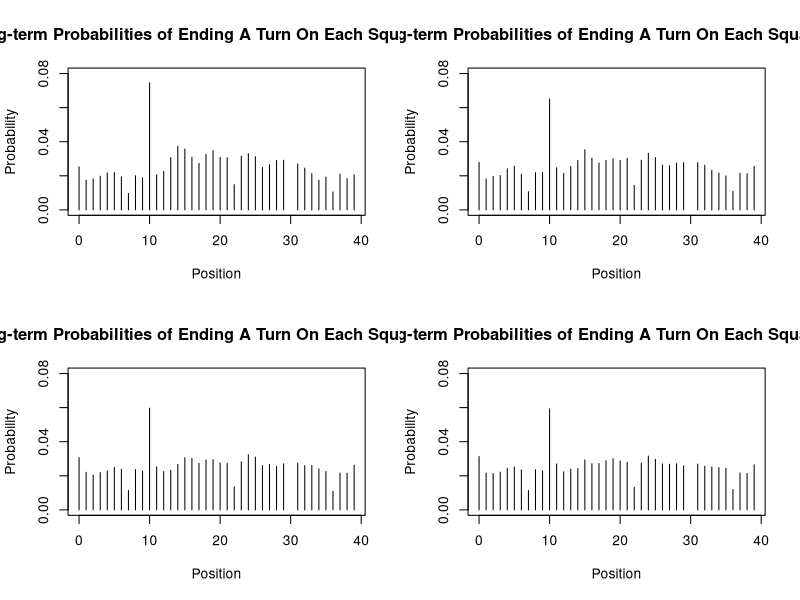

The R script that drew this image: (Note: a time limit stopped this script after it produced the figure.)
#
# a function that simulates n turns with a d sided dice
simulate_monopoly=function(n,d){
  chance_pos=sample(0:15,1) #shuffle the CH pile
  CC_pos=sample(0:15,1) # shuffle the CC pile
  position=0 # set the default
  doubles=0 # set the default
  save_pos=numeric(n+1) # set the default
  for (i in 1:n){   # loop for n turns
    dice1=sample(1:d,1) # throw the dice1
    dice2=sample(1:d,1) # throw the dice2
    if (dice1==dice2){    # count the doubles
      doubles=doubles+1
    }else{
      doubles=0
    }
    if (doubles>2){ # if doubles >2, then go to jail
      position=10
      doubles=0
    }else {
      position=(dice1+dice2+position)%%40 # get the position

      if (position==2|position==17|position==33){  # landing on CC and picking a card
        CC=c(0,10)
        CC_pos=(CC_pos)%%16+1
        if (CC_pos<2){
          position=CC[CC_pos]
        }
      }
      if (position==7|position==22|position==36){ # landing on CH and picking a card
        chance=c(0,10,11,24,39,5)
        chance_pos=(chance_pos)%%16+1
        if (chance_pos<6){
          position=chance[chance_pos]
        }
        if (chance_pos==6|chance_pos==7){
          if (position==7){
            position=15
          }
          if (position==22){
            position=25
          }
          if (position==36){
            position=5
          }
        }
        if (chance_pos==8){
          if (position==12){
            position=28
          }
          if (position==28){
            position=12
          }
        }
        if (chance_pos==9){
          position=position-3
        }
        
      }
      if (position==30){ # landing on G2J and go to jail
        position=10
      }
      
    }
    save_pos[i+1]=position # save the current position
  }
  save_pos
}

table(simulate_monopoly(1000,6))
a=as.data.frame(prop.table(table(simulate_monopoly(1000,6))))
a
sum(a$Freq)

#

# esimate the long-term probabilities of ending a turn on each square
estimate_monopoly=function(pos){
  df=as.data.frame(prop.table(table(pos)))
  df$pos=as.numeric(as.character(df$pos))
  df
}

# the long-term probabilities of ending a turn on each square for different sided dices
prob_3side=estimate_monopoly(simulate_monopoly(100000,3)) 
prob_4side=estimate_monopoly(simulate_monopoly(100000,4))
prob_4side[order(-prob_4side$Freq),] # order the long-term probabilities of 4 sided dice
prob_5side=estimate_monopoly(simulate_monopoly(100000,5))
prob_6side=estimate_monopoly(simulate_monopoly(100000,6))
prob_6side[order(-prob_6side$Freq),] # order the long-term probabilities of 6 sided dice

# plot the long-term probabilities
par(mfrow=c(2,2))
plot(prob_3side$pos,prob_3side$Freq,type="h",main="The Long-term Probabilities of Ending A Turn On Each Square (3 Sided)",xlab="Position",ylab="Probability",ylim=c(0,0.08))
plot(prob_4side$pos,prob_4side$Freq,type="h",main="The Long-term Probabilities of Ending A Turn On Each Square (4 Sided)",xlab="Position",ylab="Probability",ylim=c(0,0.08))
plot(prob_5side$pos,prob_5side$Freq,type="h",main="The Long-term Probabilities of Ending A Turn On Each Square (5 Sided)",xlab="Position",ylab="Probability",ylim=c(0,0.08))
plot(prob_6side$pos,prob_6side$Freq,type="h",main="The Long-term Probabilities of Ending A Turn On Each Square (6 Sided)",xlab="Position",ylab="Probability",ylim=c(0,0.08))



#

prob_jail=numeric(1000) # create an empty vector of length = 1000

start_time <- Sys.time() # start recoding time

# estimate the long-term probability
for (i in 1:1000){
  ddf=estimate_monopoly(simulate_monopoly(10000,6))
  prob_jail[i]=ddf$Freq[ddf$pos==10]
}

end_time <- Sys.time()

end_time - start_time # calculate the duration

# a function that calculates se
se=function(x){
  sqrt(var(x)/length(x))
}

se_jail=se(prob_jail)

# Alternative method for comapring time with Q4
prob_jail_test=numeric(1000)
start_time_test <- Sys.time() # start recording time
for (i in 1:1000){
  prob_test = simulate_monopoly(10000,6)
  prob_jail_test[i] = (table(prob_test)/10000)[11]
}

end_time_test <- Sys.time()

end_time_test - start_time_test # duration

#

b=1000
prob_jail_boot=numeric(1000)
sample1=simulate_monopoly(10000,6)

start_time_2 <- Sys.time()

# bootstrapping the sample
for(i in 1:b){
  sample_boot = sample(sample1,replace=TRUE)
  prob_jail_boot[i] = (table(sample_boot)/length(sample_boot))[11]
}

end_time_2 <- Sys.time()

end_time_2 - start_time_2 # duration

prob_jail_boot
se(prob_jail_boot)

#
# se for 3 sided
prob_jail_3=estimate_monopoly(simulate_monopoly(10000,3))
for (i in 2:1001){
  ddf_3=estimate_monopoly(simulate_monopoly(10000,3))
  prob_jail_3[i]=ddf_3$Freq
}
prob_jail_3$se=apply(prob_jail_3[-1],1,se)
plot(prob_jail_3$pos,prob_jail_3$se,type="h")

# se for 4 sided
prob_jail_4=estimate_monopoly(simulate_monopoly(10000,4))
for (i in 2:1001){
  ddf_4=estimate_monopoly(simulate_monopoly(10000,4))
  prob_jail_4[i]=ddf_4$Freq
}
prob_jail_4$se=apply(prob_jail_4[-1],1,se)


# se for 5 sided
prob_jail_5=estimate_monopoly(simulate_monopoly(10000,5))
for (i in 2:1001){
  ddf_5=estimate_monopoly(simulate_monopoly(10000,5))
  prob_jail_5[i]=ddf_5$Freq
}

prob_jail_5$se=apply(prob_jail_5[-1],1,se)

# se for 6 sided
prob_jail_6=estimate_monopoly(simulate_monopoly(10000,6))
for (i in 2:1001){
  ddf_6=estimate_monopoly(simulate_monopoly(10000,6))
  prob_jail_6[i]=ddf_6$Freq
}

prob_jail_6$se=apply(prob_jail_6[-1],1,se)

# merge the ses'
prob_jail_3456=prob_3side
names(prob_jail_3456)[2]="se3"
prob_jail_3456$se3=prob_jail_3$se
prob_jail_3456$se4=prob_jail_4$se
prob_jail_3456$se5=prob_jail_5$se
prob_jail_3456$se6=prob_jail_6$se

# display the se values
plot(prob_jail_3456$pos,prob_jail_3456$se3,type="h",main="The Standard Error (3 Sided)",xlab="Position",ylab="Standard Error",ylim=c(0,1e-04))
plot(prob_jail_3456$pos,prob_jail_3456$se4,type="h",main="The Standard Error (4 Sided)",xlab="Position",ylab="Standard Error",ylim=c(0,1e-04))
plot(prob_jail_3456$pos,prob_jail_3456$se5,type="h",main="The Standard Error (5 Sided)",xlab="Position",ylab="Standard Error",ylim=c(0,1e-04))
plot(prob_jail_3456$pos,prob_jail_3456$se6,type="h",main="The Standard Error (6 Sided)",xlab="Position",ylab="Standard Error",ylim=c(0,1e-04))

#

# the se when n=50
prob_jail_10=numeric(50)
for (i in 1:1000){
  ddf_10=estimate_monopoly(simulate_monopoly(10,6))
  prob_jail_10[i]=ddf_10$Freq[ddf_10$pos==10]
}

se_jail_10=se(prob_jail_10)

# the se when n=100
prob_jail_100=numeric(100)
for (i in 1:1000){
  ddf_100=estimate_monopoly(simulate_monopoly(100,6))
  prob_jail_100[i]=ddf_100$Freq[ddf_100$pos==10]
}

se_jail_100=se(prob_jail_100)

#the se when n=1000
prob_jail_1000=numeric(1000)
for (i in 1:1000){
  ddf_1000=estimate_monopoly(simulate_monopoly(1000,6))
  prob_jail_1000[i]=ddf_1000$Freq[ddf_1000$pos==10]
}

se_jail_1000=se(prob_jail_1000)

# display the trend graphically
my_se_n=c(se_jail_10,se_jail_100,se_jail_1000,se_jail)
names(my_se_n)=c("50","100","1000","10000")
barplot(my_se_n,main="The Standard Errors For the Long-term Probability Estimates as n Increases",xlab="n",ylab="Standard Error",ylim=c(0,0.002))




 






 
